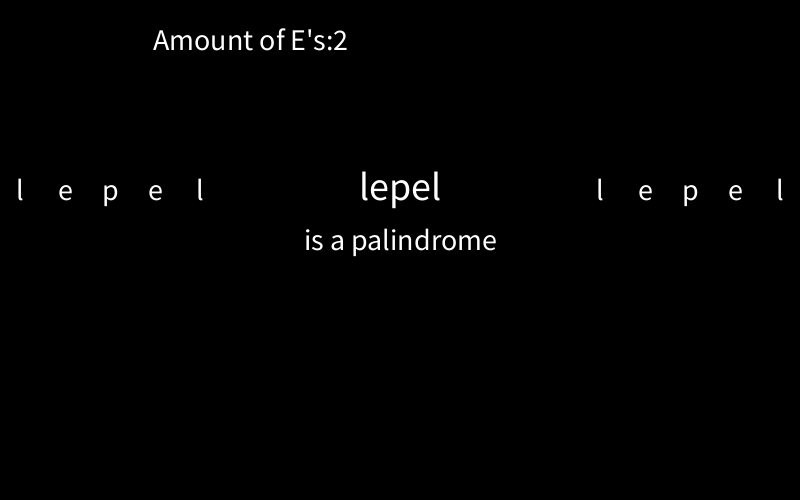
Frame 1 (no input)
Frame 60 (the mouse pressed at the canvas centre just before this capture): identical to frame 1, image omitted
Frame 120 (the mouse held since frame 60 and released just before this capture): identical to frame 1, image omitted

The Processing sketch that drew this single still picture (run headless with seeded random() and noise(); from frame 60 on, the mouse is pressed at the canvas centre):

// Processing sketch: topic_1_2_processing_code
// ── topic_1_2_processing_code.pde
String[] words = {"lepel"};
String row = join(words, " ");
String rowreverse = new String(reverse(row.toCharArray()));
int n;
int counter;
int checksmall = 'e';
int checkbig = 'E';

void setup() {
  size(800, 500);
  textAlign(CENTER);
  counte();
}
void draw() {

  background(0);
  // counte();
  palindrome();
  reversetext();
  printtext();
  text("Amount of E's:"+counter, width/2-150, 50);
}
int palindrome() {

  textSize(40);
  text(row, width/2, height/2-50);

  if (row.equals(rowreverse)) {

    textSize(30);
    text("is a palindrome", width/2, height/2);
  } else {
    textSize(30);
    text("is not a palindrome", width/2, height/2);
  }
  return n;
}
int reversetext() {
  for (int n=0; n <rowreverse.length(); n++) {
    text(rowreverse.charAt(n), 20+n*45, 200);
  }//end for
  return rowreverse.charAt(n);
}

int printtext() {
  for (int n=0; n <row.length(); n++) {
    text(row.charAt(n), 600+n*45, 200);
  }//end for
  return n;
}
int counte() {
  for (int n=0; n <rowreverse.length(); n++) {
    if (rowreverse.charAt(n)==checksmall||rowreverse.charAt(n)==checkbig&&counter<row.length()) {
      counter+=1;
    }
  }//end for
  return counter;
}
